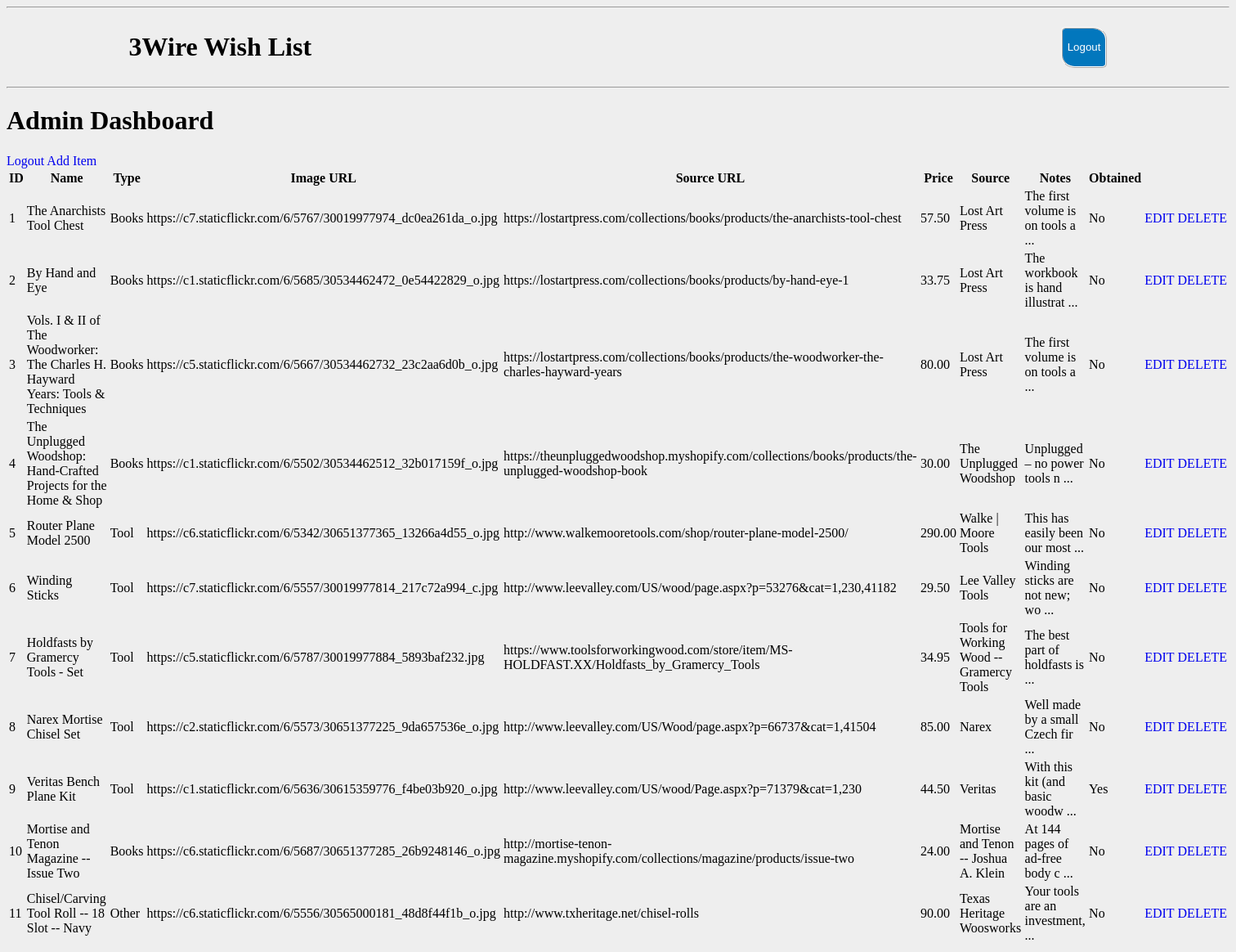
The page /Views/adminIndex.php (signed in) on the database its author committed.
### tables this page shows
CREATE TABLE IF NOT EXISTS `WishList` (
    `ID` int(11) unsigned NOT NULL auto_increment,
    `NAME` varchar(255) NOT NULL default '',
    `TYPE` varchar(255) NOT NULL default '',
    `IMAGE` varchar(255) default '',
    `URL` varchar(255) default '',
    `PRICE` decimal(6,2) NOT NULL default '0.00',
    `SOURCE` varchar(255) NOT NULL default '',
    `NOTES` varchar(255) default '',
    `OBTAINED` boolean NOT NULL default '0',
    PRIMARY KEY  (`ID`)
);

### Views/adminIndex.php (the view, shortened to what this page needs)
<?php
include '../inc/functions.php';
include '../Partials/_header.php';
?>
<h1> Admin Dashboard </h1>
<a href="../inc/logout.php"> Logout </a>
<a href="addItem.php"> Add Item </a>
  <?php
  $filter = "false";
  $wishlist = getWishList($filter);
  echo "<table>";
  echo "<tr>";
    echo "<th> ID </th>";
    echo "<th> Name </th>";
    echo "<th> Type </th>";
    echo "<th> Image URL </th>";
    echo "<th> Source URL </th>";
    echo "<th> Price </th>";
    echo "<th> Source </th>";
    echo "<th> Notes </th>";
    echo "<th> Obtained </th>";
    echo "<th> </th>";
    echo "<th> </th>";
  echo "</tr>";
  foreach($wishlist as $item){
    echo "<tr>";
      echo "<td>". $item['ID'] ."</td>";
      echo "<td>". $item['NAME'] ."</td>";
      echo "<td>". $item['TYPE'] ."</td>";
      echo "<td>". $item['IMAGE'] ."</td>";
      echo "<td>". $item['URL'] ."</td>";
      echo "<td>". $item['PRICE'] ."</td>";
      echo "<td>". $item['SOURCE'] ."</td>";
      $ShortNotes = substr($item['NOTES'], 0, 30);
      echo "<td>". $ShortNotes ." ... </td>";
      if($item['OBTAINED'] == true){
        echo "<td> Yes </td>";
      }elseif($item['OBTAINED'] == false) {
        echo "<td> No </td>";
      }else{
        echo "<td> NULL </td>";
      }
      echo "<td><a href='edit.php/?id=" . $item['ID'] . "'> EDIT </a> </td>";
      echo "<td><a href='delete.php/?id=" . $item['ID'] . "'> DELETE </a> </td>";
    echo "</tr>";
  }
  ?>

### Styles/main.css (style rules this page uses)
* { box-sizing: border-box; }
ul,li,a { text-decoration: none; }
body { background-color:#eee; }

### rows shown on the page
wishlist: ID "1", NAME "The Anarchists Tool Chest", TYPE "Books", IMAGE "https://c7.staticflickr.com/6/5767/30019977974_dc0ea261da_o.jpg", URL "https://lostartpress.com/collections/books/products/the-anarchists-tool-chest", PRICE "57.50", SOURCE "Lost Art Press", NOTES "The first volume is on tools a", OBTAINED "No"
wishlist: ID "2", NAME "By Hand and Eye", TYPE "Books", IMAGE "https://c1.staticflickr.com/6/5685/30534462472_0e54422829_o.jpg", URL "https://lostartpress.com/collections/books/products/by-hand-eye-1", PRICE "33.75", SOURCE "Lost Art Press", NOTES "The workbook is hand illustrat", OBTAINED "No"
wishlist: ID "3", NAME "Vols. I & II of The Woodworker: The Charles H. Hayward Years: Tools & Techniques", TYPE "Books", IMAGE "https://c5.staticflickr.com/6/5667/30534462732_23c2aa6d0b_o.jpg", URL "https://lostartpress.com/collections/books/products/the-woodworker-the-charles-hayward-years", PRICE "80.00", SOURCE "Lost Art Press", NOTES "The first volume is on tools a", OBTAINED "No"
wishlist: ID "4", NAME "The Unplugged Woodshop: Hand-Crafted Projects for the Home & Shop", TYPE "Books", IMAGE "https://c1.staticflickr.com/6/5502/30534462512_32b017159f_o.jpg", URL "https://theunpluggedwoodshop.myshopify.com/collections/books/products/the-unplugged-woodshop-book", PRICE "30.00", SOURCE "The Unplugged Woodshop", NOTES "Unplugged – no power tools n", OBTAINED "No"
wishlist: ID "5", NAME "Router Plane Model 2500", TYPE "Tool", IMAGE "https://c6.staticflickr.com/6/5342/30651377365_13266a4d55_o.jpg", URL "http://www.walkemooretools.com/shop/router-plane-model-2500/", PRICE "290.00", SOURCE "Walke | Moore Tools", NOTES "This has easily been our most", OBTAINED "No"
wishlist: ID "6", NAME "Winding Sticks", TYPE "Tool", IMAGE "https://c7.staticflickr.com/6/5557/30019977814_217c72a994_c.jpg", URL "http://www.leevalley.com/US/wood/page.aspx?p=53276&cat=1,230,41182", PRICE "29.50", SOURCE "Lee Valley Tools", NOTES "Winding sticks are not new; wo", OBTAINED "No"
wishlist: ID "7", NAME "Holdfasts by Gramercy Tools - Set", TYPE "Tool", IMAGE "https://c5.staticflickr.com/6/5787/30019977884_5893baf232.jpg", URL "https://www.toolsforworkingwood.com/store/item/MS-HOLDFAST.XX/Holdfasts_by_Gramercy_Tools", PRICE "34.95", SOURCE "Tools for Working Wood -- Gramercy Tools", NOTES "The best part of holdfasts is", OBTAINED "No"
wishlist: ID "8", NAME "Narex Mortise Chisel Set", TYPE "Tool", IMAGE "https://c2.staticflickr.com/6/5573/30651377225_9da657536e_o.jpg", URL "http://www.leevalley.com/US/Wood/page.aspx?p=66737&cat=1,41504", PRICE "85.00", SOURCE "Narex", NOTES "Well made by a small Czech fir", OBTAINED "No"
wishlist: ID "9", NAME "Veritas Bench Plane Kit", TYPE "Tool", IMAGE "https://c1.staticflickr.com/6/5636/30615359776_f4be03b920_o.jpg", URL "http://www.leevalley.com/US/wood/Page.aspx?p=71379&cat=1,230", PRICE "44.50", SOURCE "Veritas", NOTES "With this kit (and basic woodw", OBTAINED "Yes"
wishlist: ID "10", NAME "Mortise and Tenon Magazine -- Issue Two", TYPE "Books", IMAGE "https://c6.staticflickr.com/6/5687/30651377285_26b9248146_o.jpg", URL "http://mortise-tenon-magazine.myshopify.com/collections/magazine/products/issue-two", PRICE "24.00", SOURCE "Mortise and Tenon -- Joshua A. Klein", NOTES "At 144 pages of ad-free body c", OBTAINED "No"
wishlist: ID "11", NAME "Chisel/Carving Tool Roll -- 18 Slot -- Navy", TYPE "Other", IMAGE "https://c6.staticflickr.com/6/5556/30565000181_48d8f44f1b_o.jpg", URL "http://www.txheritage.net/chisel-rolls", PRICE "90.00", SOURCE "Texas Heritage Woosworks", NOTES "Your tools are an investment,", OBTAINED "No"
